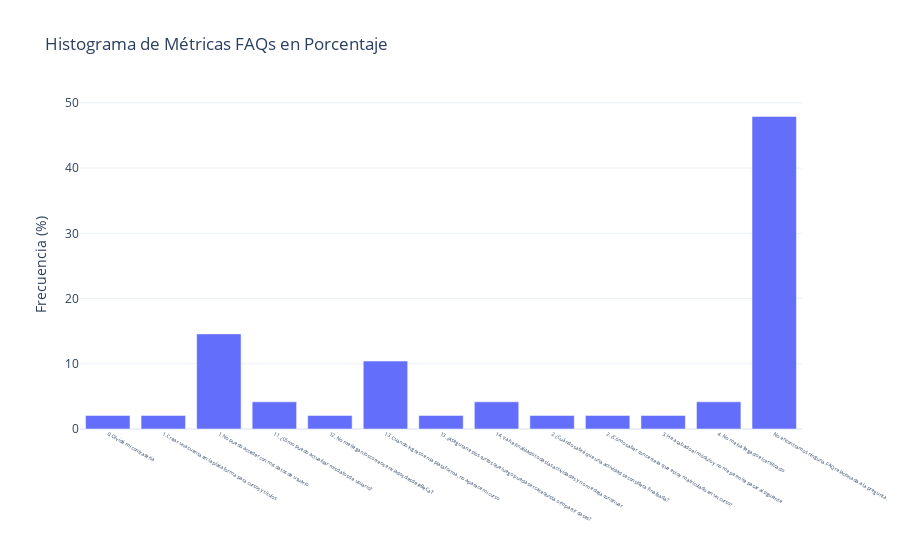

Source (notebook cell):
### Code cell
import pandas as pd  
import plotly.express as px  
  
# Cargar datos  
df = pd.read_excel('docs/metricas_FAQs_score_7.xlsx', index_col=0)  

# Calcular las frecuencias relativas en porcentaje  
counts = df['Respuesta final'].value_counts().sort_index()  
percentages = (counts / counts.sum()) * 100  
# Crear un gráfico de barras con los porcentajes  
fig = px.bar(percentages,  
             title='Histograma de Métricas FAQs en Porcentaje',  
             labels={'index': 'Valores', 'value': 'Frecuencia (%)'},  
             template='plotly_white')  

# Mejorar visualmente el gráfico  
fig.update_layout(  
    showlegend=False,  # Ocultar la leyenda  
    xaxis_tickfont=dict(size=5),  # Reducir el tamaño de los ticks del eje X  
    xaxis_title="",  # Eliminar el título del eje X  
    yaxis=dict(  
        tickformat=".0f"  # Formato de dos decimales para los porcentajes  
    )  
)  
# Mostrar el gráfico  
fig.show()

### Figure 1 — Plotly figure (JSON) as saved in the notebook; plotly's stock layout.template omitted (floating-point values rounded to 4 significant figures)
{"data": [{"alignmentgroup": "True", "hovertemplate": "variable=count<br>Respuesta final=%{x}<br>Frecuencia (%)=%{y}<extra></extra>", "legendgroup": "count", "marker": {"color": "#636efa", "pattern": {"shape": ""}}, "name": "count", "offsetgroup": "count", "orientation": "v", "showlegend": true, "textposition": "auto", "type": "bar", "x": ["0. Olvidé mi contraseña", "1. Crear una cuenta en la plataforma para cursos y títulos", "1. No puedo acceder con mis datos de usuario", "11. ¿Cómo puedo actualizar mis datos de usuario?", "12. No me llegan los correos enviados desde #BeCaT", "13. Cuando ingreso en la plataforma, no aparece mi curso", "13. ¿Aseguran estos cursos que luego pueda ser catequista o impartir clases?", "14. Ya he finalizado todas las actividades y no me deja continuar", "2. ¿Cuándo sabré que una actividad se considera finalizada?", "2. ¿Cómo saber con certeza que estoy matriculado en un curso?", "3. He acabado el módulo y no me permite pasar al siguiente", "4. No me ha llegado el certificado", "No encontramos ninguna FAQ relacionada a la pregunta."], "xaxis": "x", "y": [2.083, 2.083, 14.58, 4.167, 2.083, 10.42, 2.083, 4.167, 2.083, 2.083, 2.083, 4.167, 47.92], "yaxis": "y"}], "layout": {"barmode": "relative", "legend": {"title": {"text": "variable"}, "tracegroupgap": 0}, "showlegend": false, "title": {"text": "Histograma de Métricas FAQs en Porcentaje"}, "xaxis": {"anchor": "y", "domain": [0, 1], "tickfont": {"size": 5}, "title": {"text": ""}}, "yaxis": {"anchor": "x", "domain": [0, 1], "tickformat": ".0f", "title": {"text": "Frecuencia (%)"}}}}
